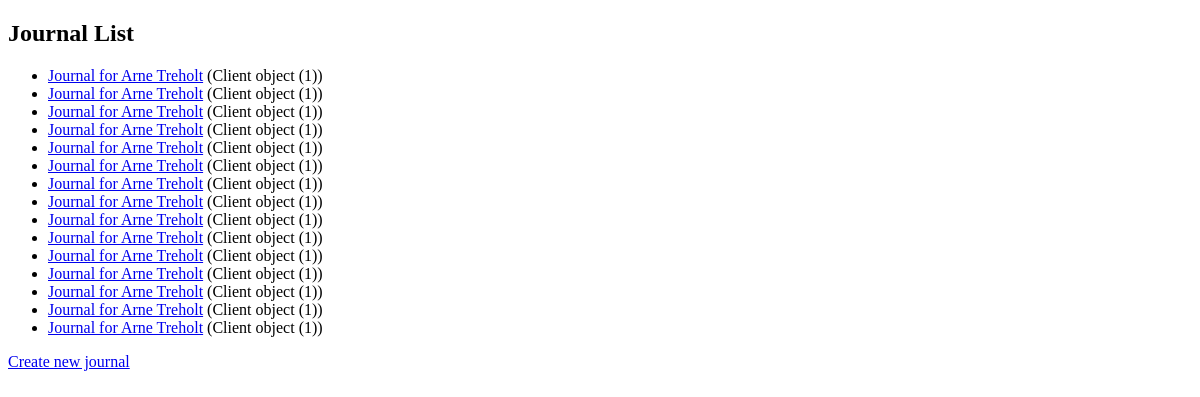
Page /journals/ (signed in) on the earlier database version.
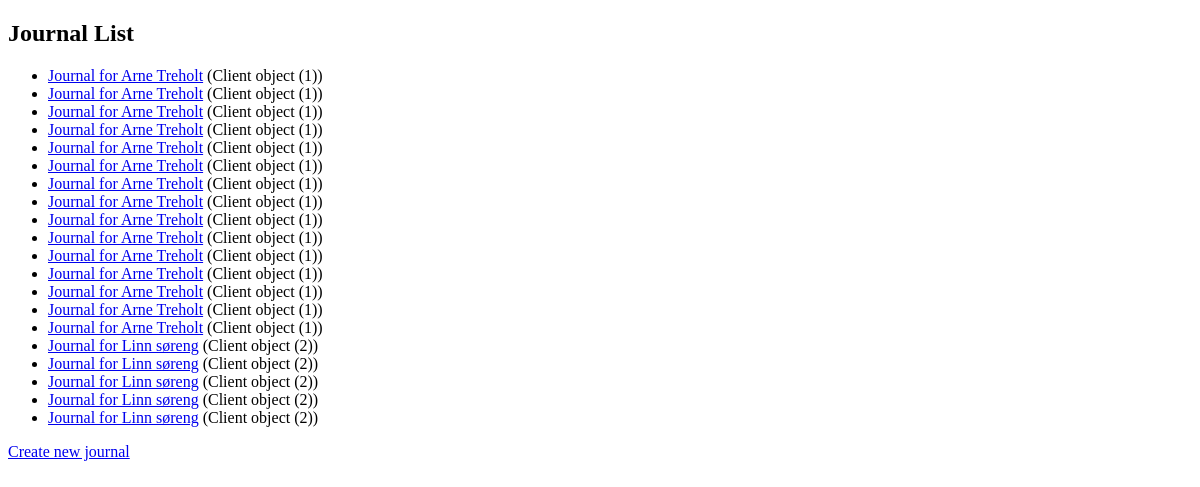
Same page on the later database version.
### journals/models.py (models this page shows)
class Journal(models.Model):
    title = models.CharField(max_length=200)
    client = models.ForeignKey(Client, on_delete=models.CASCADE)
    content = models.TextField()
    created_at = models.DateTimeField(auto_now_add=True)
    updated_at = models.DateTimeField(auto_now=True)

class Client(models.Model):
    name = models.CharField(max_length=100)
    email = models.EmailField()
    psychologist = models.ForeignKey(User, on_delete=models.CASCADE)

### journals/views.py (the view)
# urls.py: path('', views.journal_list, name='journal_list'),
@login_required
def journal_list(request):
    journals = Journal.objects.all()
    return render(request, 'journals/journal_list.html', {'journals': journals})

### journals/templates/journals/journal_list.html (shortened to what this page needs)
{% load static %}
<!DOCTYPE html>
<html>
<head>
</head>
<body>
    <h2>Journal List</h2>
    <ul>
        {% for journal in journals %}
            <li><a href="{% url 'journal_detail' journal.pk %}">{{ journal.title }}</a> ({{ journal.client }})</li>
        {% endfor %}
    </ul>
    <a href="{% url 'journal_create' %}">Create new journal</a>
</body>
</html>

Differences in the rows shown:
added Journal: title "Journal for Linn søreng", client "Client object (2)"
added Journal: title "Journal for Linn søreng", client "Client object (2)"
added Journal: title "Journal for Linn søreng", client "Client object (2)"
added Journal: title "Journal for Linn søreng", client "Client object (2)"
added Journal: title "Journal for Linn søreng", client "Client object (2)"
